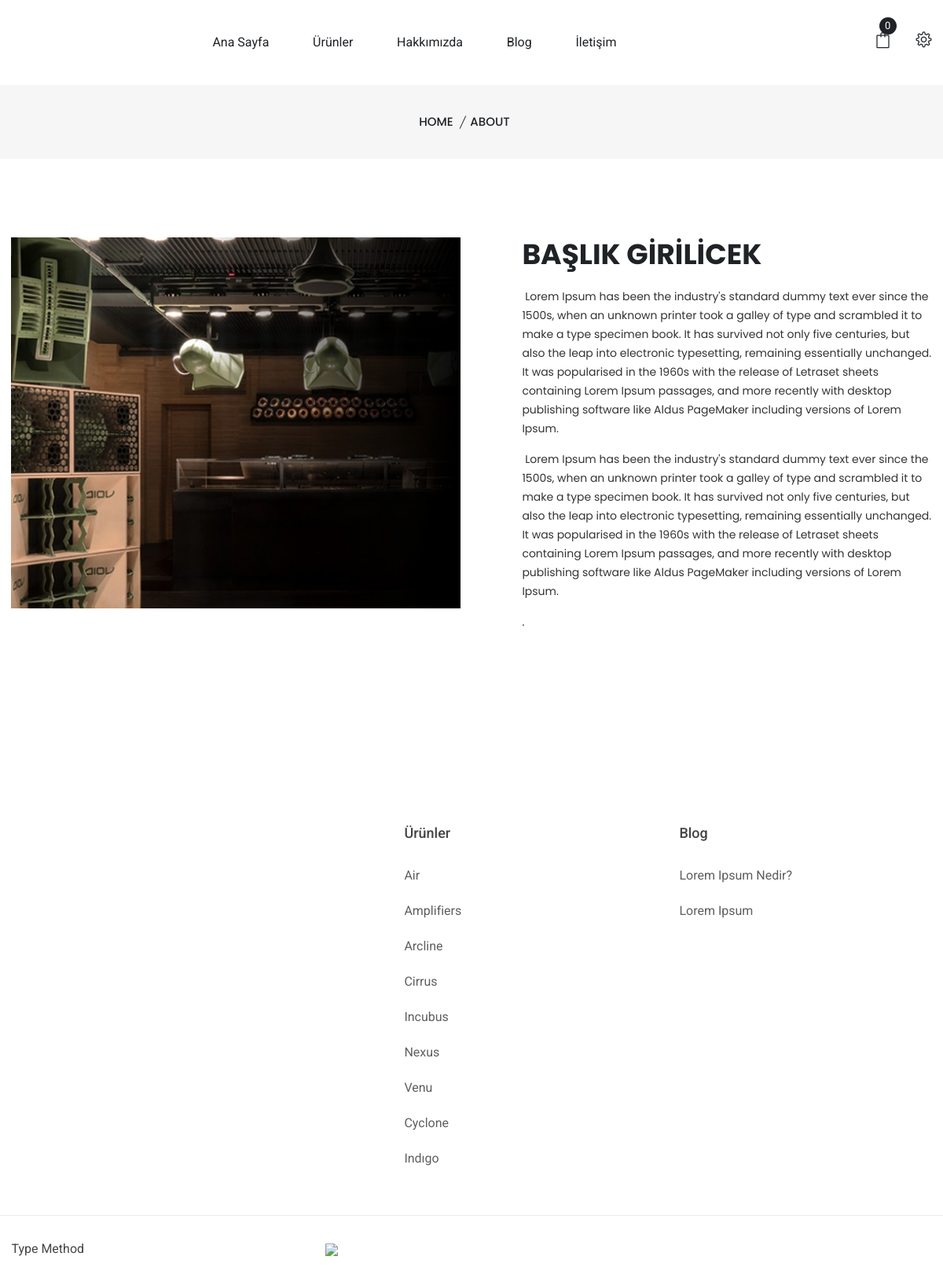
The page /blog/about/ on the database as committed earlier.
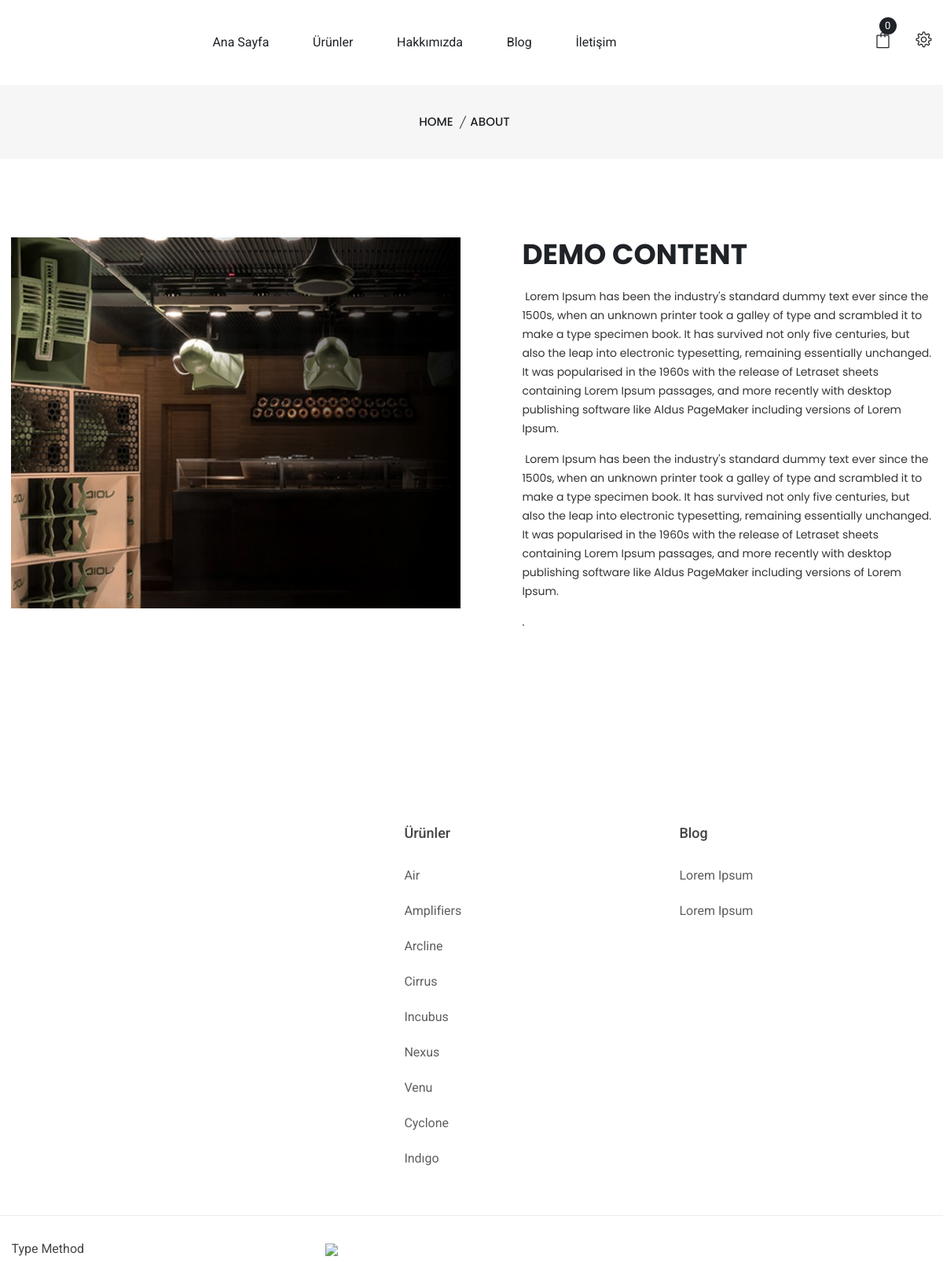
The same page on the database as committed later.
### yoga/models.py (models this page shows, shortened)
class About(models.Model):
    title = models.CharField(max_length=1000, default='Title')
    info = RichTextUploadingField()
    image = models.ImageField(upload_to='products/%y/%m/%d', blank=True, verbose_name='Resim : (370x610)')

class Blog(models.Model):
    image = models.ImageField(upload_to='products/%y/%m/%d', blank=True, verbose_name='Resim : (550x350)')
    list = models.ImageField(upload_to='products/%y/%m/%d', blank=True, verbose_name='Resim : (850x530)')
    title = models.CharField(max_length=1000, default='Title')
    mini_info = RichTextUploadingField()
    info = RichTextUploadingField()
    slug = models.SlugField(max_length=200, db_index=True)
    def get_absolute_url(self):
        return reverse('yoga:blog_detail',args=[self.slug])

### yoga/views.py (the view)
# urls.py: path('about/',views.about,name='about'),
def about(request):
    cart = Cart(request)
    done = kvvk.objects.all()
    abouts = About.objects.all()
    blogs = Blog.objects.all().order_by('-id')
    cate = Category.objects.all()
    context = {
        'cart': cart,
        'abouts':abouts,
        'cate':cate,
        'done':done,
        'blogs':blogs
    }
    return render(request,'central/about.html',context)

### shop/models.py (called while the page is built)
    def get_absolute_url(self):
        return reverse('shop:product_list_by_show', args=[self.slug])

### yoga/templates/central/about.html (shortened to what this page needs)
{% extends "base.html" %}
{% load static i18n %}
{% block content %}
 <div class="breadcrumb-area pt-35 pb-35 bg-gray">
        <div class="container">
            <div class="breadcrumb-content text-center">
                <ul>
                    <li>
                        <a href="/">Home</a>
                    </li>
                    <li class="active">About</li>
                </ul>
            </div>
        </div>
    </div>
    <div class="about-story-area pt-100 pb-100">
        <div class="container">
            <div class="row">
                {% for product in abouts %}
                <div class="col-lg-6">
                    <div class="story-img">
                        <a href="#"><img src="{% if product.image %}{{ product.image.url }}{% endif %}" alt=""></a>
                    </div>
                </div>
                <div class="col-lg-6">
                    <div class="story-details pl-50">
                        <div class="story-details-top">
                            <h2>{{product.title}}</h2>
                            <p>{{product.info | safe}}. </p>
                        </div>
                    </div>
                </div>
                {% endfor %}
            </div>
        </div>
    </div>
{% endblock %}

### yoga/templates/footer.html (shortened to what this page needs)
{% load static %}
<footer class="footer-area pt-100">
        <div class="container">
            <div class="footer-top-2 pb-20">
                <div class="row">
                    <div class="col-lg-4 col-md-4 col-sm-12 col-12">
                        <div class="footer-widget mb-40">
                        </div>
                    </div>
                    <div class="col-lg-4 col-md-4 col-sm-4 col-6">
                        <div class="footer-widget mb-40 pl-100">
                            <div class="footer-title">
                                <h3>Ürünler</h3>
                            </div>
                            <div class="footer-list">
                                <ul>
                                    {% for product in cate %}
                                    <li><a href="{{product.get_absolute_url}}">{{product.name}}</a></li>
                                    {% endfor %}
                                </ul>
                            </div>
                        </div>
                    </div>
                    <div class="col-lg-4 col-md-4 col-sm-4 col-6">
                        <div class="footer-widget mb-40 pl-50">
                            <div class="footer-title">
                                <h3>Blog</h3>
                            </div>
                            <div class="footer-list">
                                <ul>
                                    {% for product in blogs %}
                                    <li><a href="{{product.get_absolute_url}}">{{product.title}}</a></li>
                                    {% endfor %}
                                </ul>
                            </div>
                        </div>
                    </div>
                </div>
            </div>
        </div>
        <div class="footer-bottom border-top-2 pt-30">
            <div class="container">
                <div class="row align-items-center">
                    <div class="col-lg-4 col-md-4 col-sm-6 col-12">
                        <div class="copyright-2 pb-30">
                                <p>Type Method</p>
                        </div>
                    </div>
                   <div class="col-lg-4 col-md-4 col-sm-6 col-12">
                        <div class=" pb-30">
                            <a href="/"><img width="300" src="{% static 'visa.png'%}"></a>
                        </div>
                    </div>
                </div>
            </div>
        </div>
    </footer>

Rows that differ between the two databases and show on the page:
changed About: title "BAŞLIK GIRILICEK" → "DEMO CONTENT"
changed Blog (number 1 of 2 on the later page): title "Lorem Ipsum Nedir?" → "Lorem Ipsum"
